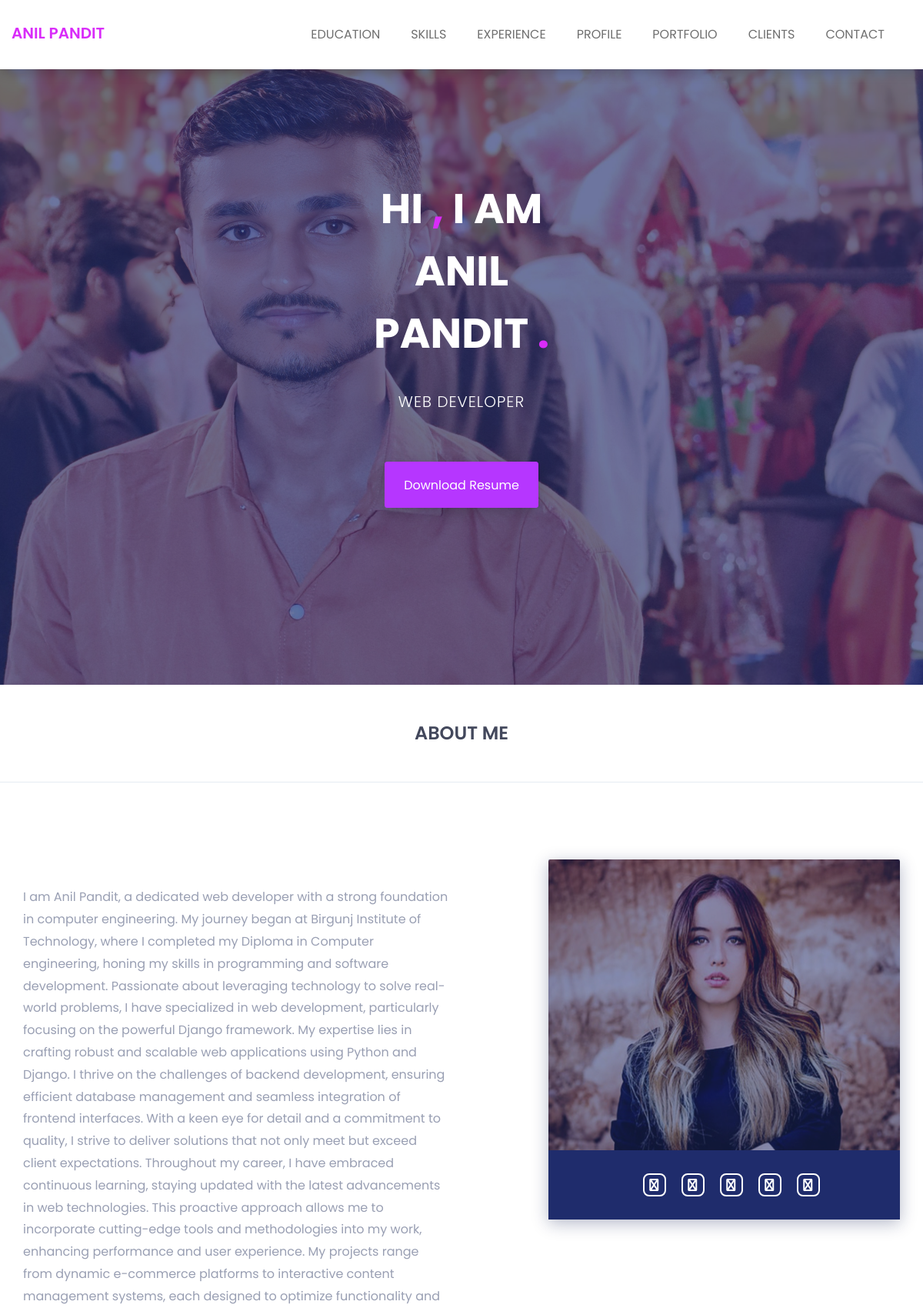
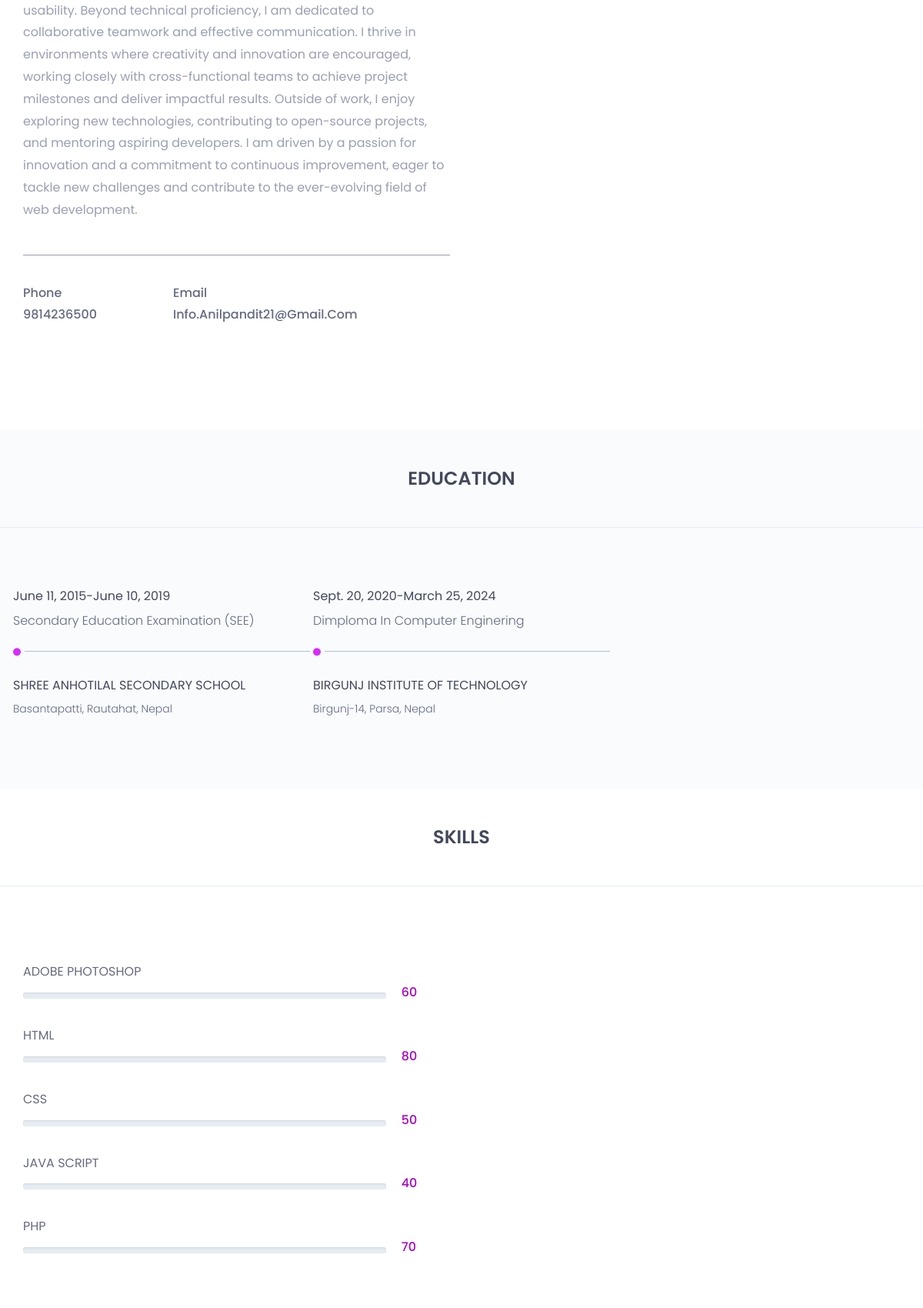
The page / (upper part) on the database its author committed (2 pictures, top to bottom).
### main/models.py (models this page shows, shortened)
class Profile(models.Model):
    first_name = models.CharField(max_length=30)
    last_name = models.CharField(max_length=30)
    email = models.EmailField()
    mobile = models.IntegerField()
    address = models.CharField(max_length=300)
    profession = models.CharField(max_length=300)
    bio = models.TextField(blank=True, null=True)
    profile_image = models.ImageField(upload_to='profile_images/', blank=True, null=True)
    website = models.URLField(blank=True, null=True)
    facebook = models.URLField(blank=True,null=True)
    git = models.URLField(blank=True,null=True)
    whatsapp = models.URLField(blank=True,null=True)

class Education(models.Model):
    school_name = models.CharField(max_length=300)
    address = models.CharField(max_length=300)
    degree = models.CharField(max_length=200)
    faculty = models.CharField(max_length=300)
    start_date = models.DateField()
    end_date = models.DateField(blank=True, null=True)

class Skill(models.Model):
    name = models.CharField(max_length=100)
    proficiency = models.IntegerField(help_text="Enter proficiency level from 1 to 100")

### portf/views.py (the view)
# urls.py: path('', views.Details, name='home'),
def Details(request):
    personal_detail = Profile.objects.first()
    education = Education.objects.all()
    skill = Skill.objects.all()
    image = Photos.objects.first()
    projects = Project.objects.all()
    return render(request,"index.html",{'detail':personal_detail,'edus':education,'skill':skill,'image':image,'projects':projects})

### templates/index.html (shortened to what this page needs)
<!doctype html>
<html class="no-js" lang="en">
    <head>
        {% load static %}
        <link rel="stylesheet" href="{% static 'css/font-awesome.min.css' %}">
		<link rel="stylesheet" href="{% static 'css/flaticon.css' %}">
        <link rel="stylesheet" href="{% static 'css/animate.css' %}">
        <link rel="stylesheet" href="{% static 'css/owl.carousel.min.css' %}">
		<link rel="stylesheet" href="{% static 'css/owl.theme.default.min.css' %}">
        <link rel="stylesheet" href="{% static 'css/bootstrap.min.css' %}">
		<link rel="stylesheet" href="{% static 'css/bootsnav.css' %}" >
        <link rel="stylesheet" href="{% static 'css/style.css' %}">
        <link rel="stylesheet" href="{% static 'css/responsive.css' %}">
		<link rel="stylesheet" href="https://cdnjs.cloudflare.com/ajax/libs/font-awesome/6.0.0-beta3/css/all.min.css">
    </head>
	<body>
		<header class="top-area">
			<div class="header-area">
			    <nav class="navbar navbar-default bootsnav navbar-fixed dark no-background">
			        <div class="container">
			            <div class="navbar-header">
			                <a class="navbar-brand" href="index.html">{{detail.first_name}} {{detail.last_name}}</a>
			            </div>
			            <div class="collapse navbar-collapse menu-ui-design" id="navbar-menu">
			                <ul class="nav navbar-nav navbar-right" data-in="fadeInDown" data-out="fadeOutUp">
			                    <li class=" smooth-menu"><a href="#education">education</a></li>
			                    <li class="smooth-menu"><a href="#skills">skills</a></li>
			                    <li class="smooth-menu"><a href="#experience">experience</a></li>
			                    <li class="smooth-menu"><a href="#profiles">profile</a></li>
			                    <li class="smooth-menu"><a href="#portfolio">portfolio</a></li>
			                    <li class="smooth-menu"><a href="#clients">clients</a></li>
			                    <li class="smooth-menu"><a href="#contact">contact</a></li>
			                </ul>
			            </div>
			        </div>
			    </nav>
			</div>
		</header>
		<section id="welcome-hero" class="welcome-hero">
			<div class="container">
				<div class="row">
					<div class="col-md-12 text-center">
						<div class="header-text">
							<h2>hi <span>,</span> i am <br> {{detail.first_name}} <br> {{detail.last_name}} <span>.</span>   </h2>
							<p>{{detail.profession}}</p>
							<a href="https://download1590.mediafire.com/fkzsebf2vcmgDqV2hSX52F0-P1W_0qU7EyUeTRgLXUPSRxAdh-YEAZb9P59_REZxujmdEkfmoHLVmRmfgKRY9gqC_tY8fNpBwTLTSeY6dMhzIyvc27gioiKRns8seQ7T8qp7dFhtPNN2u8TDtH9aynYxWp98mqCXVkJSS9aycjwyWg/ynhygawm3f9woec/cv.pdf" download>download resume</a>
						</div>
					</div>
				</div>
			</div>
		</section>
		<section id="about" class="about">
			<div class="section-heading text-center">
				<h2>about me</h2>
			</div>
			<div class="container">
				<div class="about-content">
					<div class="row">
						<div class="col-sm-6">
							<div class="single-about-txt">
								<p>
									{{detail.bio}}
								</p>
								<div class="row">
									<div class="col-sm-4">
										<div class="single-about-add-info">
											<h3>phone</h3>
											<h3>{{detail.mobile}}</h3>
										</div>
									</div>
									<div class="col-sm-4">
										<div class="single-about-add-info">
											<h3>email</h3>
											<h3>{{detail.email}}</h3>
										</div>
									</div>
									<div class="col-sm-4">
									</div>
								</div>
							</div>
						</div>
						<div class="col-sm-offset-1 col-sm-5">
							<div class="single-about-img">
								<img src="assets/images/about/profile_image.jpg" alt="profile_image">
								<div class="about-list-icon">
									<ul>
										<li>
											<a href="#">
												<i  class="fa fa-facebook" aria-hidden="true"></i>
											</a>
										</li>
										<li>
											<a href="#">
												<i  class="fa fa-dribbble" aria-hidden="true"></i>
											</a>
										</li>
										<li>
											<a href="#">
												<i  class="fa fa-twitter" aria-hidden="true"></i>
											</a>
										</li>
										<li>
											<a href="#">
												<i  class="fa fa-linkedin" aria-hidden="true"></i>
											</a>
										</li>
										<li>
											<a href="#">
												<i  class="fa fa-instagram" aria-hidden="true"></i>
											</a>
										</li>
									</ul>
								</div>
							</div>
						</div>
					</div>
				</div>
			</div>
		</section>
		<section id="education" class="education">
			<div class="section-heading text-center">
				<h2>education</h2>
			</div>
			<div class="container">
				<div class="education-horizontal-timeline">
					<div class="row">
						{%for edu in edus%}
						<div class="col-sm-4">
							<div class="single-horizontal-timeline">
								 <div class="experience-time">
									<h2>{{edu.start_date}}-{{edu.end_date}}</h2>
									<h3> {{edu.faculty}}</h3>
								</div>
								<div class="timeline-horizontal-border">
									<i class="fa fa-circle" aria-hidden="true"></i>
									<span class="single-timeline-horizontal"></span>
								</div>
								<div class="timeline">
									<div class="timeline-content">
										<h4 class="title">
											{{edu.school_name}}
										</h4>
										<h5>{{edu.address}}</h5>
									</div>
								</div>
							</div>
						</div>
						{%endfor%}
					</div>
				</div>
			</div>
		</section>
		<section id="skills" class="skills">
				<div class="skill-content">
					<div class="section-heading text-center">
						<h2>skills</h2>
					</div>
					<div class="container">
						<div class="row">
							<div class="col-md-6">
								<div class="single-skill-content">
									{%for skills in skill%}
									<div class="barWrapper">
										<span class="progressText">{{skills.name}}</span>
										<div class="single-progress-txt">
											<div class="progress ">
											</div>
											<h3>{{skills.proficiency}}</h3>
										</div>
									</div>
									{%endfor%}
								</div>
							</div>
						</div>
					</div>
				</div>
		</section>
    </body>
</html>

### portf/static/css/bootsnav.css (style rules this page uses)
nav.bootsnav .container { position: relative; }
nav.navbar.bootsnav { margin-bottom: 0; -moz-border-radius: 0px; -webkit-border-radius: 0px; -o-border-radius: 0px; border-radius: 0px; background-color: #fff; border: none; border-bottom: solid 1px #e0e0e0; z-index: 9; }
nav.navbar.bootsnav ul.nav > li > a { color: #6f6f6f; background-color: transparent; outline: none; margin-bottom: -2px; }
body { -webkit-transition: all 0.3s ease-in-out; -moz-transition: all 0.3s ease-in-out; -o-transition: all 0.3s ease-in-out; -ms-transition: all 0.3s ease-in-out; transition: all 0.3s ease-in-out; }
nav.navbar.bootsnav.navbar-fixed { position: fixed; display: block; width: 100%; }
nav.navbar.bootsnav.no-background { -webkit-transition: all 1s ease-in-out; -moz-transition: all 1s ease-in-out; -o-transition: all 1s ease-in-out; -ms-transition: all 1s ease-in-out; transition: all 1s ease-in-out; }
@media (min-width: 1024px) { nav.navbar.bootsnav ul.nav > li > a { padding: 30px 15px; font-weight: 600; } }
@media (min-width: 1024px) { nav.navbar.bootsnav.no-background { background-color: transparent; border: none; } }

### portf/static/css/responsive.css (style rules this page uses)
@media screen and (max-width:1440px) { .single-about-img img { max-width:100%; } }
@media screen and (max-width:1440px) { .single-about-img:before,.about-list-icon { width: 100%; } }

### rows shown on the page
Profile: first_name "ANIL", last_name "PANDIT", profession "WEB DEVELOPER", bio "I am Anil Pandit, a dedicated web developer with a strong foundation in computer engineering. My journey began at Birgunj Institute of Technology, where I completed my Diploma in Computer engineering, honing my skills in programming and software development. Passionate about leveraging technology to solve real-world problems, I have specialized in web development, particularly focusing on the powerful Django framework. My expertise lies in crafting robust and scalable web applications using Python and Django. I thrive on the challenges of backend development, ensuring efficient database management and seamless integration of frontend interfaces. With a keen eye for detail and a commitment…", mobile "9814236500", email "Info.anilpandit21@gmail.com"
Education: start_date "June 11, 2015", end_date "June 10, 2019", faculty "Secondary Education Examination (SEE)", school_name "SHREE ANHOTILAL SECONDARY SCHOOL", address "Basantapatti, Rautahat, Nepal"
Education: start_date "Sept. 20, 2020", end_date "March 25, 2024", faculty "Dimploma In Computer Enginering", school_name "BIRGUNJ INSTITUTE OF TECHNOLOGY", address "Birgunj-14, Parsa, Nepal"
Skill: name "ADOBE PHOTOSHOP", proficiency "60"
Skill: name "HTML", proficiency "80"
Skill: name "CSS", proficiency "50"
Skill: name "JAVA SCRIPT", proficiency "40"
Skill: name "PHP", proficiency "70"
